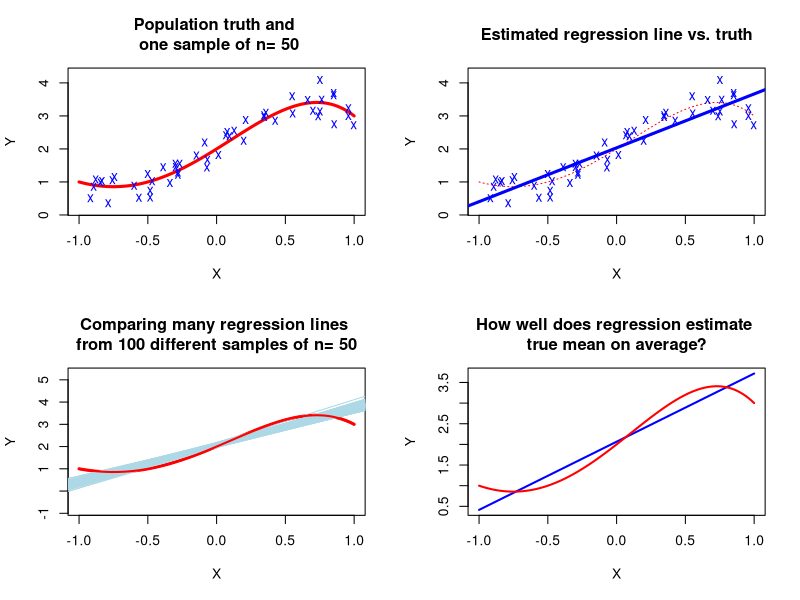
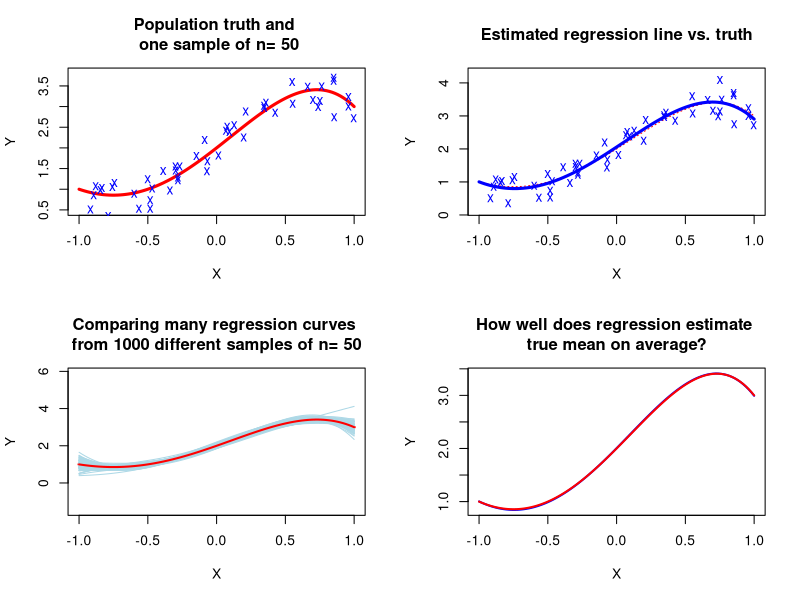

The R source for these figures, in order:
#####################################################################
# Simulation of some properties of linear regression
#
# Demonstrating Bias and Variance for Linear Regression
#  What happens when the population is not a perfectly linear trend?
#  Examples of slightly nonlinear and highly nonlinear
# In exercises, change n, sigma and see what happens


# Set starting point for random number generation 
set.seed(26891074)

# Start with a population: 
# y = beta0 + beta1 x + beta2 x^2 + beta3 x^3 + beta4 x^4 + epsilon, epsilon~N(0,sigma^2)
#   Create the parameters of the population regression line
beta0 = 2
beta1 = 13/5
beta2 = 8/15
beta3 = -8/5
beta4 = -8/15
sigma = .3
# n=10
n=50

x = runif(n, min=-1, max=1)
epsilon = rnorm(n=n, mean=0, sd=sigma)
y = beta0 + beta1*x + beta2*x^2 + beta3*x^3 + beta4*x^4 + epsilon

x11()
par(mfrow=c(2,2))

# Plot this line
curve(expr=beta0 + beta1*x + beta2*x^2 + beta3*x^3 + beta4*x^4, from=-1, to=1, 
    ylim=c(min(y)-.2, max(y)+.2),
     col="red", lwd=3, xlab="X", ylab="Y",  
     main=paste("Population truth and \n one sample of n=",n))
points(x=x, y=y, pch="x", col="blue")


#####
# Add sampled points and an estimated regression line
curve(expr=beta0 + beta1*x + beta2*x^2 + beta3*x^3 + beta4*x^4, from=-1, to=1, 
      ylim=c(min(y)-.2, max(y)+.2),  #c(0.5,3.8),
      col="red", lwd=1, xlab="X", ylab="Y", lty="dotted" ,
      main=paste("Estimated regression line vs. truth"))
#####
points(x=x, y=y, pch="x", col="blue")
# Estimating the regression line
mod1 = lm(y~x)
abline(mod1, col="blue", lwd=3)

####################################
# Evaluate the regression process
# Repeat for 100 samples 

curve(expr=beta0 + beta1*x + beta2*x^2 + beta3*x^3 + beta4*x^4, from=-1, to=1, 
      ylim=c(min(y)-4*sigma, max(y)+4*sigma),  #c(0.5,3.8),
      col="red", lwd=3, xlab="X", ylab="Y",  
      main=paste("Comparing many regression lines \nfrom 100 different samples of n=",n))
#####

betas = matrix(NA, nrow=100, ncol=2)

for(jj in 1:100){
  x = runif(n=n, min=-1, max=1)
  epsilon = rnorm(n=n, mean=0, sd=sigma)
  y =  beta0 + beta1*x + beta2*x^2 + beta3*x^3  + beta4*x^4+ epsilon
  mod = lm(y~x)
  betas[jj,] = coef(mod)
  abline(mod, col="lightblue")
}

curve(expr=beta0 + beta1*x + beta2*x^2 + beta3*x^3 + beta4*x^4, from=-1, to=1, 
      col="red", lwd=2, add=TRUE) 
      
###############################
# Focus on the comparison between true mean and average regression

curve(expr=mean(betas[,1]) + mean(betas[,2])*x, from=-1, to=1, 
      col="blue", lwd=2, xlab="X", ylab="Y",  
      main=paste("How well does regression estimate \ntrue mean on average?"))
curve(expr=beta0 + beta1*x + beta2*x^2 + beta3*x^3 + beta4*x^4, from=-1, to=1, 
      col="red", lwd=2, add=TRUE)  


#curve(expr=mean(betas[,1]) + mean(betas[,2])*x, from=-1, to=1, 
#      col="blue", lwd=2, xlab="X", ylab="Y",  
#      main=paste("Bias: how well does a straight line fit a curve?"))
#curve(expr=beta0 + beta1*x + beta2*x^2 + beta3*x^3 + beta4*x^4, from=-1, to=1, 
#      col="red", lwd=2, add=TRUE)  

##################################################################################
##################################################################################
##################################################################################
# What if I fit the right model? Fitting quartic

# Start with a population: 
# y = beta0 + beta1 x + beta2 x^2 + beta3 x^3  + beta4*x^4+ epsilon, epsilon~N(0,sigma^2)
#   Create the parameters of the population regression line
set.seed(26891074)

x = runif(n, min=-1, max=1)
epsilon = rnorm(n=n, mean=0, sd=sigma)
y = beta0 + beta1*x + beta2*x^2 + beta3*x^3 + beta4*x^4 + epsilon

x11()
par(mfrow=c(2,2))

# Plot this line
curve(expr=beta0 + beta1*x + beta2*x^2 + beta3*x^3 + beta4*x^4, from=-1, to=1, 
      ylim=c(0.5,3.8),
      col="red", lwd=3, xlab="X", ylab="Y",  
      main=paste("Population truth and \n one sample of n=",n))
points(x=x, y=y, pch="x", col="blue")


#####
# Add sampled points and an estimated regression CURVE
curve(expr=beta0 + beta1*x + beta2*x^2 + beta3*x^3 + beta4*x^4, from=-1, to=1, 
      ylim=c(min(y)-.2, max(y)+.2),  #c(0.5,3.8),
      col="red", lwd=1, xlab="X", ylab="Y", lty="dotted" ,
      main=paste("Estimated regression line vs. truth"))
#####
points(x=x, y=y, pch="x", col="blue")
######
# Estimating the regression line
mod = lm(y~x+I(x^2)+I(x^3)+I(x^4))
#abline(mod1, col="brown", lwd=2)
predfun=function(x){predict(mod,data.frame(x))}
curve(expr=predfun, col="blue", lwd=3, add=TRUE)

####################################
# Evaluate the regression process
# Repeat for 100 samples 

curve(expr=beta0 + beta1*x + beta2*x^2 + beta3*x^3 + beta4*x^4, from=-1, to=1, 
      ylim=c(min(y)-6*sigma, max(y)+6*sigma),  #c(0.5,3.8),
      col="red", lwd=3, xlab="X", ylab="Y",  
      main=paste("Comparing many regression curves \nfrom 1000 different samples of n=",n))
#####

betas = matrix(NA, nrow=100, ncol=5)

for(jj in 1:100){
  x = runif(n=n, min=-1, max=1)
  epsilon = rnorm(n=n, mean=0, sd=sigma)
  y =  beta0 + beta1*x + beta2*x^2 + beta3*x^3 + beta4*x^4 + epsilon
  mod = lm(y~x+I(x^2)+I(x^3)+I(x^4))
  betas[jj,] = coef(mod)
  curve(expr=predfun, col="lightblue", add=TRUE)
}

curve(expr=beta0 + beta1*x + beta2*x^2 + beta3*x^3 + beta4*x^4, from=-1, to=1, 
      col="red", lwd=2, add=TRUE) 

###############################
# Focus on the comparison between true mean and average regression

avbet = apply(betas, 2, mean)

curve(expr=avbet[1] + avbet[2]*x + avbet[3]*x^2 + avbet[4]*x^3 + avbet[5]*x^4, from=-1, to=1, 
      col="blue", lwd=2, xlab="X", ylab="Y",  
      main=paste("How well does regression estimate \ntrue mean on average?"))
curve(expr=beta0 + beta1*x + beta2*x^2 + beta3*x^3 + beta4*x^4, from=-1, to=1, 
      col="red", lwd=2, add=TRUE)  



#avbet = apply(betas, 2, mean)

#curve(expr=avbet[1] + avbet[2]*x + avbet[3]*x^2 + avbet[4]*x^3 + avbet[5]*x^4, from=-1, to=1, 
#      col="blue", lwd=2, xlab="X", ylab="Y",  
#      main=paste("Bias might be reduced if we fit a better model"))
#curve(expr=beta0 + beta1*x + beta2*x^2 + beta3*x^3 + beta4*x^4, from=-1, to=1, 
#      col="red", lwd=2, add=TRUE)  



#
# Clear plots
dev.off()  # But only if there IS a plot

# clear variable
# rm(list=ls(all=TRUE))
